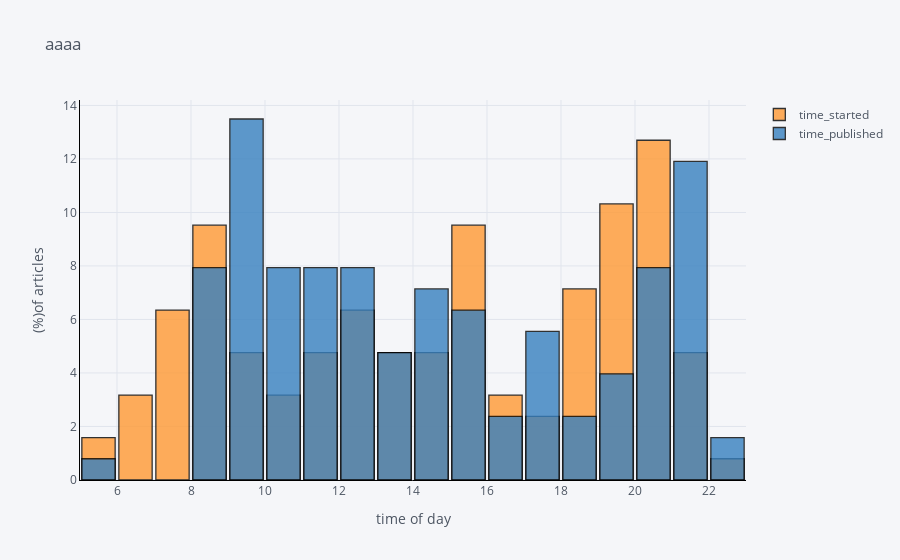

Notebook cell for this chart:
### Code cell
df['time_published'] = df['published_date'].apply(to_time)
df[['time_started','time_published']].iplot(
kind='hist',
linecolor='black',
bins=24,
histnorm='percent',
bargap=0.1,
opacity=0.8,
barmode='overlay',
xTitle='time of day',
yTitle='(%)of articles',
title='aaaa')

### Figure 1 — Plotly figure (JSON) as saved in the notebook; plotly's stock layout.template omitted (floating-point values rounded to 4 significant figures)
{"data": [{"histfunc": "count", "histnorm": "percent", "marker": {"color": "rgba(255, 153, 51, 1.0)", "line": {"color": "#000000", "width": 1.3}}, "name": "time_started", "nbinsx": 24, "opacity": 0.8, "orientation": "v", "type": "histogram", "x": [14.4, 22.03, 12, 18.35, 20.3, 19.12, 11.52, 20.82, 9.1, 20.07, 15.23, 11.33, 13.03, 6.967, 12.62, 15.78, 20.72, 15.3, 14.02, 13.55, 6.1, 15.18, 19.47, 18.78, 18.8, 21.63, 13.3, 20.73, 17.38, 12.43, 8.75, 8.067, 10.7, 18.27, 7.267, 18.45, 15.78, 21.08, 19.8, 18.37, 20.53, 7.6, 20.63, 7.817, 20.63, 7.3, 8.25, 19.1, 7.783, 20.63, 14.53, 12.37, 12.67, 12.37, 21.35, 9.55, 20.1, 9.967, 19.95, 11.03, 13.03, 19.45, 13.63, 13.98, 9.6, 12.13, 18.18, 6.85, 18.2, 16.28, 10.92, 16, 19.12, 19.93, 7.033, 11.18, 20.47, 15.3, 19.02, 12.02, 9.217, 8.667, 20.02, 15.45, 14.9, 5.467, 10.85, 20.07, 14.35, 19.87, 5.05, 16.35, 6.983, 20.22, 21.15, 8.4, 15.68, 15.28, 10.38, 11.3, 20.2, 17.12, 17.78, 15.72, 21.28, 19.85, 19.85, 19.17, 7.867, 18.8, 8.717, 15.43, 14.75, 8.25, 8.367, 8.283, 8.333, 8.317, 8.35, 7.333, 15.48, 11.68, 16.93, 20.15, 9.95, 21.6]}, {"histfunc": "count", "histnorm": "percent", "marker": {"color": "rgba(55, 128, 191, 1.0)", "line": {"color": "#000000", "width": 1.3}}, "name": "time_published", "nbinsx": 24, "opacity": 0.8, "orientation": "v", "type": "histogram", "x": [14.42, 22.03, 12.92, 9.133, 8.85, 21.15, 17.9, 21.28, 17.83, 14.35, 14.4, 12.97, 12.97, 19.97, 15.28, 17.05, 14.03, 17.1, 15.15, 15.07, 10.33, 11.33, 11.37, 18.85, 13.75, 20.25, 20.62, 9.75, 16.97, 21.82, 20.8, 9.85, 15.4, 19.7, 8.917, 15.5, 20.27, 14.37, 18.45, 20.28, 8.667, 11.68, 9.433, 9.2, 9.15, 22.48, 18.95, 11.45, 12.82, 9.55, 11.17, 16.27, 10.48, 9.783, 12.73, 8.6, 14.2, 20.63, 13.52, 13.57, 15.45, 11.07, 12.55, 9.567, 9.8, 14.27, 11.65, 10.02, 20.58, 10.2, 8.433, 8.55, 11.07, 8.95, 9.583, 9.067, 5.883, 14.72, 19.82, 9.8, 9.85, 19.13, 12.73, 17.45, 9.433, 10.52, 17.92, 10.43, 13.68, 21.07, 13.17, 12.52, 10.43, 15.53, 20.73, 21.5, 10.23, 10.28, 9, 8.583, 21.9, 19.95, 13.42, 10.38, 11.83, 16.27, 14.68, 21.27, 12.65, 21.05, 20.07, 20.38, 15.47, 21.37, 21.4, 21.42, 21.43, 21.43, 21.45, 8, 12.52, 11.6, 17.88, 8.25, 9.483, 21.07]}], "layout": {"bargap": 0.1, "barmode": "overlay", "legend": {"bgcolor": "#F5F6F9", "font": {"color": "#4D5663"}}, "paper_bgcolor": "#F5F6F9", "plot_bgcolor": "#F5F6F9", "title": {"font": {"color": "#4D5663"}, "text": "aaaa"}, "xaxis": {"gridcolor": "#E1E5ED", "linecolor": "black", "showgrid": true, "tickfont": {"color": "#4D5663"}, "title": {"font": {"color": "#4D5663"}, "text": "time of day"}, "zerolinecolor": "#E1E5ED"}, "yaxis": {"gridcolor": "#E1E5ED", "linecolor": "black", "showgrid": true, "tickfont": {"color": "#4D5663"}, "title": {"font": {"color": "#4D5663"}, "text": "(%)of articles"}, "zerolinecolor": "#E1E5ED"}}}
